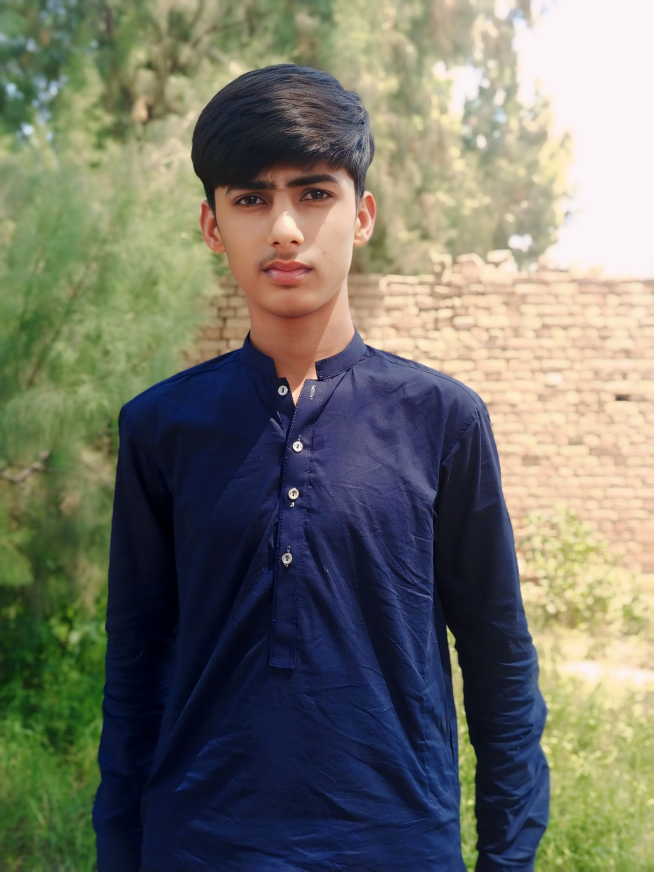
#> input picture media/uploads/1712974188198.jpg, 1960 x 2614 px, given in place of abc.png, which was not available (shown at 1/3 size)
$ python test.py
#> lines starting #> are read from the running program, lines starting #| are printed output that depends on the picture
from PIL import Image

height=int(input('Enter image Height: '))
#> the answer given: 100
width=int(input('Enter image length'))
#> the answer given: 100
try:
    img=Image.open('abc.png')
#> img is the input picture: PIL image 1960x2614 RGB; mean R, G, B 115, 115.7, 104
    rotated_img=img.resize(size=[height,width])
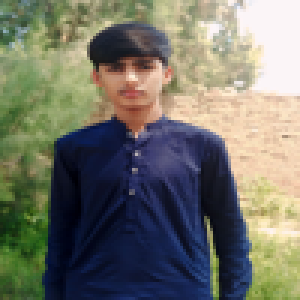
#> rotated_img: PIL image 100x100 RGB (shown 3 times larger); mean R, G, B 115, 115.7, 104
    rotated_img.save('resized_image.png')
    print('Image resized Successfully.')
except Exception as e:
    print(e)

$ run again, on media/uploads/IMG-20260227-WA0024.jpg
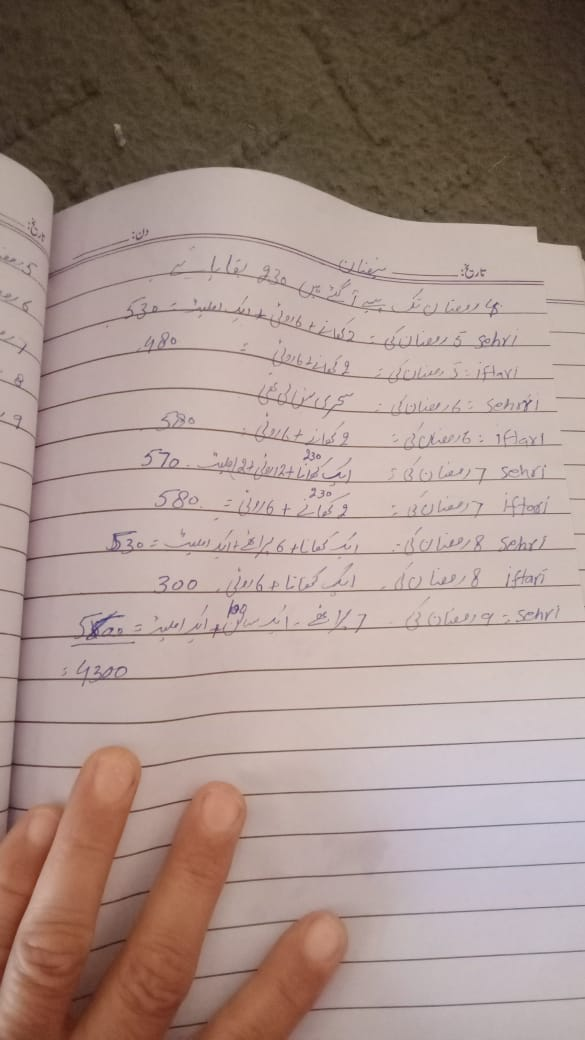
#> input picture media/uploads/IMG-20260227-WA0024.jpg, 585 x 1040 px, given in place of abc.png, which was not available
#> img is the input picture: PIL image 585x1040 RGB; mean R, G, B 165.1, 144.5, 137.2
#> `rotated_img=img.resize(size=[height,width])`:
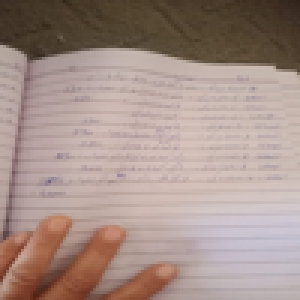
#> rotated_img: PIL image 100x100 RGB (shown 3 times larger); mean R, G, B 165.1, 144.5, 137.2

$ run again, on media/uploads/linked in image.png
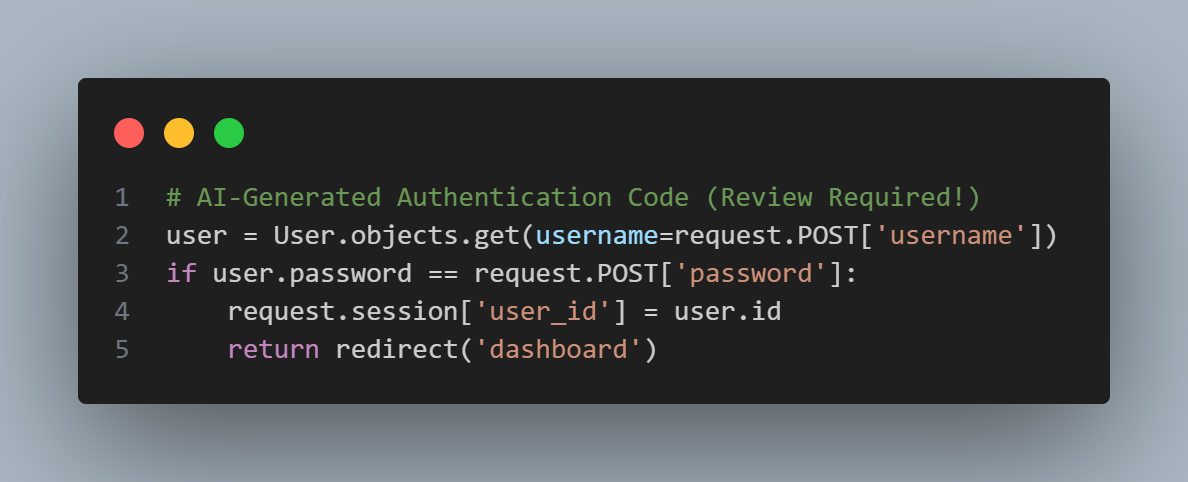
#> input picture media/uploads/linked in image.png, 1188 x 482 px, given in place of abc.png, which was not available
#> img is the input picture: PIL image 1188x482 RGBA; mean R, G, B, A 83, 87.6, 90.6, 255
#> `rotated_img=img.resize(size=[height,width])`:
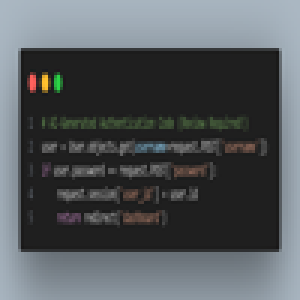
#> rotated_img: PIL image 100x100 RGBA (shown 3 times larger); mean R, G, B, A 83, 87.5, 90.6, 255
